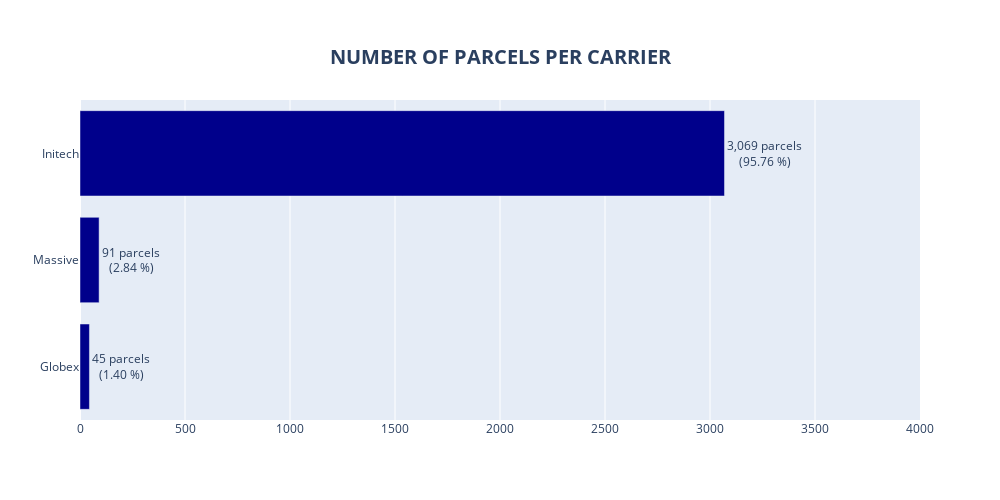

Here is the notebook cell this chart was saved with:
### Markdown cell above
#### 4. CARRIERS

### Code cell
# PREPARE DATA
from plotly.subplots import make_subplots
summary_tbl = normal_edd_tbl.groupby('carrier_name').agg(
    # EDD_count = ('parcel_id', 'count'),
    parcels_count = ('parcel_id', 'nunique')
).reset_index().sort_values('parcels_count', ascending=True)

summary_tbl.iloc[:,1:3] = summary_tbl.iloc[:,1:3].astype(int)
summary_tbl.set_index('carrier_name', inplace=True)
summary_tbl.loc['All carriers',:] = summary_tbl.iloc[:,:].sum(axis=0, numeric_only=True)
summary_tbl['perc_parcels_%'] = summary_tbl['parcels_count'] / TOTAL_PARCELS * 100
summary_tbl.reset_index(inplace=True)
summary_tbl.iloc[:,1] = summary_tbl.iloc[:,1].astype(int)
display(summary_tbl)

plot_data = summary_tbl.iloc[:-1].copy()
# fig = make_subplots(specs=[[{"secondary_y": True}]])
fig=go.Figure()
fig.add_trace(go.Bar(
                    y=plot_data['carrier_name'], 
                    x=plot_data['parcels_count'], orientation='h',
                    name='Parcels count', marker_color='darkblue',
                    customdata=plot_data['perc_parcels_%'],
                    texttemplate = '%{x:,.0f} parcels<br>(%{customdata:.2f} %)',
                    textposition='outside'
                    ))
# fig.add_trace(go.Scatter(
#                     x=plot_data['carrier_name'], 
#                     y=plot_data['EDD_count'], name='EDDs count',
#                     mode='markers+lines+text',
#                     texttemplate = '%{y:,.0f}',
#                     textposition='top right', textfont_color='red'
# ))

fig.update_layout(
    width=1000,
    height=500,
    title='<b>NUMBER OF PARCELS PER CARRIER</b>', title_font={'size':20},
    title_x=.5, title_y=.9,
    xaxis={'range': [0,4000]}, 
    # yaxis2={'range': [0,4500]}, 
)
fig.show()

### Figure 1 — Plotly figure (JSON) as saved in the notebook; plotly's stock layout.template omitted (floating-point values rounded to 4 significant figures)
{"data": [{"customdata": [1.404, 2.839, 95.76], "marker": {"color": "darkblue"}, "name": "Parcels count", "orientation": "h", "textposition": "outside", "texttemplate": "%{x:,.0f} parcels<br>(%{customdata:.2f} %)", "type": "bar", "x": [45, 91, 3069], "y": ["Globex", "Massive", "Initech"]}], "layout": {"height": 500, "title": {"font": {"size": 20}, "text": "<b>NUMBER OF PARCELS PER CARRIER</b>", "x": 0.5, "y": 0.9}, "width": 1000, "xaxis": {"range": [0, 4000]}}}
